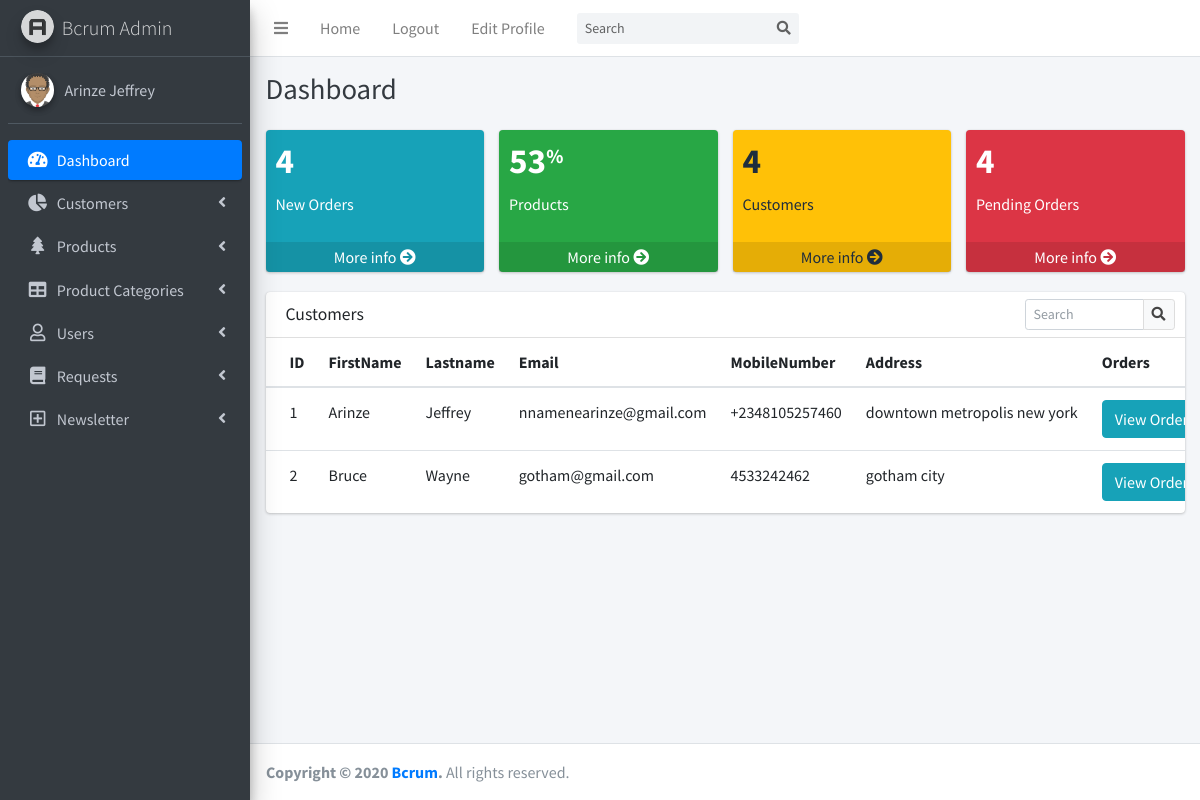
Screenshot of /admin_customers (signed in) with the database file from the repository.
### bcrum/models.py (models this page shows, shortened)
class Users(db.Model, UserMixin):
    id = db.Column(db.Integer, primary_key=True, nullable=False)
    first_name = db.Column(db.String(200))
    last_name = db.Column(db.String(200))
    email = db.Column(db.String(200), unique=True)
    user_role = db.Column(db.String(200), default="customer")
    password = db.Column(db.String(200))
    mobile_number = db.Column(db.String(200))
    address = db.Column(db.String(200))
    order_status = db.Column(db.String(200), default='Pending')
    orders = db.relationship('Order', backref='customer')

### bcrum/routes.py (the view)
@app.route('/admin_customers')
@login_required
def view_all_customers():
    if current_user.is_authenticated:
        if current_user.user_role != 'admin':
            return redirect(url_for('index'))
    users = Users.query.all()
    return render_template('admin_customers.html', users=users)

### bcrum/models.py (called while the page is built)
@login_manager.user_loader
def admin(user_id):
    return Users.query.get(int(user_id))

### bcrum/templates/admin_customers.html (shortened to what this page needs)
{% extends 'admin_layout.html' %}
{% block contents %}
          <div class="col-12">
            <div class="card">
              <div class="card-header">
                <h3 class="card-title">Customers</h3>
                <div class="card-tools">
                  <div class="input-group input-group-sm" style="width: 150px;">
                    <input type="text" name="table_search" class="form-control float-right" placeholder="Search">
                    <div class="input-group-append">
                      <button type="submit" class="btn btn-default"><i class="fas fa-search"></i></button>
                    </div>
                  </div>
                </div>
              </div>
              <div class="card-body table-responsive p-0">
                <table class="table table-hover text-nowrap">
                  <thead>
                    <tr>
                      <th>ID</th>
                      <th>FirstName</th>
                      <th>Lastname</th>
                      <th>Email</th>
                      <th>MobileNumber</th>
                      <th>Address</th>
                      <th>Orders</th>
                    </tr>
                  </thead>
                  <tbody>
                  {% for user in users %}
                    <tr>
                      <td>{{user.id}}</td>
                      <td>{{user.first_name}}</td>
                      <td>{{user.last_name}}</td>
                      <td><span class="tag tag-success">{{user.email}}</span></td>
                      <td>{{user.mobile_number}}</td>
                      <td>{{user.address}}</td>
                      <td><a href='{{url_for("admin_customerOrders", cus_id=user.id)}}' class='btn btn-info'>View Order</a></td>
                    </tr>
                    {% endfor %}
                  </tbody>
                </table>
              </div>
            </div>
          </div>
{% endblock contents %}

### bcrum/templates/admin_layout.html (shortened to what this page needs)
<!DOCTYPE html>
<html>
<head>
  <link rel="stylesheet" href="{{url_for('static', filename='css/fontawesome-free/css/all.min.css')}}">
  <link rel="stylesheet" href="https://code.ionicframework.com/ionicons/2.0.1/css/ionicons.min.css">
  <link rel="stylesheet" href="{{url_for('static', filename='css/tempusdominus-bootstrap-4.min.css')}}">
  <link rel="stylesheet" href="{{url_for('static', filename='css/icheck-bootstrap.min.css')}}">
  <link rel="stylesheet" href="{{url_for('static', filename='css/jqvmap.min.css')}}">
  <link rel="stylesheet" href="{{url_for('static', filename='css/adminlte.min.css')}}">
  <link rel="stylesheet" href="{{url_for('static', filename='css/OverlayScrollbars.min.css')}}">
  <link rel="stylesheet" href="{{url_for('static', filename='css/daterangepicker.css')}}">
  <link rel="stylesheet" href="{{url_for('static', filename='css/summernote-bs4.css')}}">
</head>
<body class="hold-transition sidebar-mini layout-fixed">
<div class="wrapper">
  <nav class="main-header navbar navbar-expand navbar-white navbar-light">
    <ul class="navbar-nav">
      <li class="nav-item">
        <a class="nav-link" data-widget="pushmenu" href="#" role="button"><i class="fas fa-bars"></i></a>
      </li>
      <li class="nav-item d-none d-sm-inline-block">
        <a href="{{url_for('index')}}" class="nav-link">Home</a>
      </li>
      <li class="nav-item d-none d-sm-inline-block">
        <a href="{{url_for('logout')}}" class="nav-link">Logout</a>
      </li>
      <li class="nav-item d-none d-sm-inline-block">
        <a href="{{url_for('edit_profile')}}" class="nav-link">Edit Profile</a>
      </li>
    </ul>
    <form class="form-inline ml-3">
      <div class="input-group input-group-sm">
        <input class="form-control form-control-navbar" type="search" placeholder="Search" aria-label="Search">
        <div class="input-group-append">
          <button class="btn btn-navbar" type="submit">
            <i class="fas fa-search"></i>
          </button>
        </div>
      </div>
    </form>
  </nav>
  <aside class="main-sidebar sidebar-dark-primary elevation-4">
    <a href="index3.html" class="brand-link">
      <img src="{{url_for('static', filename='img/AdminLTELogo.png')}}" alt="AdminLTE Logo" class="brand-image img-circle elevation-3"
           style="opacity: .8">
      <span class="brand-text font-weight-light">Bcrum Admin</span>
    </a>
    <div class="sidebar">
      <div class="user-panel mt-3 pb-3 mb-3 d-flex">
        <div class="image">
          <img src="{{url_for('static', filename='img/avatar.png')}}" class="img-circle elevation-2" alt="User Image">
        </div>
        <div class="info">
        {%if current_user.is_authenticated%}
          <a href="#" class="d-block">{{current_user.first_name}} {{current_user.last_name}}</a>
        {%endif%}
        </div>
      </div>
      <nav class="mt-2">
        <ul class="nav nav-pills nav-sidebar flex-column" data-widget="treeview" role="menu" data-accordion="false">
          <li class="nav-item has-treeview menu-open">
            <a href="{{url_for('view_all_customers')}}" class="nav-link active">
              <i class="nav-icon fas fa-tachometer-alt"></i>
              <p>
                Dashboard
              </p>
            </a>
          </li>
          <li class="nav-item has-treeview">
            <a href="#" class="nav-link">
              <i class="nav-icon fas fa-chart-pie"></i>
              <p>
                Customers
                <i class="right fas fa-angle-left"></i>
              </p>
            </a>
          </li>
          <li class="nav-item has-treeview">
            <a href="#" class="nav-link">
              <i class="nav-icon fas fa-tree"></i>
              <p>
                Products
                <i class="fas fa-angle-left right"></i>
              </p>
            </a>
          </li>
          <li class="nav-item has-treeview">
            <a href="#" class="nav-link">
              <i class="nav-icon fas fa-table"></i>
              <p>
                Product Categories
                <i class="fas fa-angle-left right"></i>
              </p>
            </a>
          </li>
          <li class="nav-item has-treeview">
            <a href="#" class="nav-link">
              <i class="nav-icon far fa-user"></i>
              <p>
                Users
                <i class="fas fa-angle-left right"></i>
              </p>
            </a>
          </li>
          <li class="nav-item has-treeview">
            <a href="#" class="nav-link">
              <i class="nav-icon fas fa-book"></i>
              <p>
                Requests
                <i class="fas fa-angle-left right"></i>
              </p>
            </a>
          </li>
          <li class="nav-item has-treeview">
            <a href="#" class="nav-link">
              <i class="nav-icon far fa-plus-square"></i>
              <p>
                Newsletter
                <i class="fas fa-angle-left right"></i>
              </p>
            </a>
          </li>
        </ul>
      </nav>
    </div>
  </aside>
  <div class="content-wrapper">
    <div class="content-header">
      <div class="container-fluid">
        <div class="row mb-2">
          <div class="col-sm-6">
            <h1 class="m-0 text-dark">Dashboard</h1>
          </div>
          <div class="col-sm-6">
          </div>
        </div>
      </div>
    </div>
    <section class="content">
      <div class="container-fluid">
        <div class="row">
          <div class="col-lg-3 col-6">
            <div class="small-box bg-info">
              <div class="inner">
                <h3>4</h3>
                <p>New Orders</p>
              </div>
              <a href="#" class="small-box-footer">More info <i class="fas fa-arrow-circle-right"></i></a>
            </div>
          </div>
          <div class="col-lg-3 col-6">
            <div class="small-box bg-success">
              <div class="inner">
                <h3>53<sup style="font-size: 20px">%</sup></h3>
                <p>Products</p>
              </div>
              <a href="#" class="small-box-footer">More info <i class="fas fa-arrow-circle-right"></i></a>
            </div>
          </div>
          <div class="col-lg-3 col-6">
            <div class="small-box bg-warning">
              <div class="inner">
                <h3>4</h3>
                <p>Customers</p>
              </div>
              <a href="#" class="small-box-footer">More info <i class="fas fa-arrow-circle-right"></i></a>
            </div>
          </div>
          <div class="col-lg-3 col-6">
            <div class="small-box bg-danger">
              <div class="inner">
                <h3>4</h3>
                <p>Pending Orders</p>
              </div>
              <a href="#" class="small-box-footer">More info <i class="fas fa-arrow-circle-right"></i></a>
            </div>
          </div>
        </div>
        <div class="row">
  {% block contents %}
  {% endblock contents %}
        </div>
      </div>
    </section>
  </div>
  <footer class="main-footer">
    <strong>Copyright &copy; 2020 <a href="#">Bcrum</a>.</strong>
    All rights reserved.
  </footer>
</div>
</body>
</html>

### rows the page displays
Users: first_name "Arinze", last_name "Jeffrey", id "1", email "nnamenearinze@gmail.com", mobile_number "+2348105257460", address "downtown metropolis new york"
Users: id "2", first_name "Bruce", last_name "Wayne", email "gotham@gmail.com", mobile_number "4533242462", address "gotham city"
